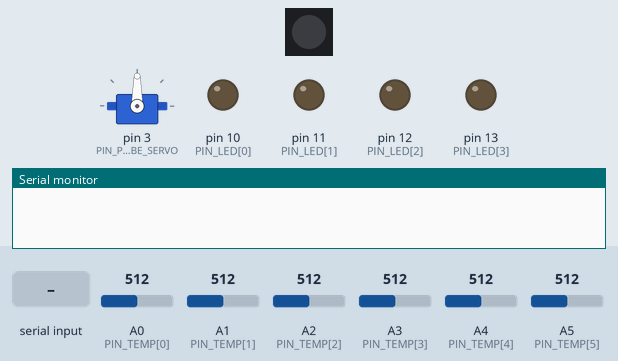
This sketch was run on a simulated Arduino Nano, built with avr-gcc and run on an emulated ATmega328P. Shown: 1 RGB LEDs in strip order, left to right, servo, output pins drawn as LEDs (lit = HIGH), the last lines printed to the serial monitor. Inputs (shaded band) come from the test bench; at power-on: A0 (PIN_TEMP[0]) = 512, A1 (PIN_TEMP[1]) = 512, A2 (PIN_TEMP[2]) = 512, A3 (PIN_TEMP[3]) = 512, A4 (PIN_TEMP[4]) = 512, A5 (PIN_TEMP[5]) = 512. Dim RGB values are drawn brighter than linear.

Above: at 1.2 s.
1.3 s: "D\n" received over Serial
At 1.37 s:
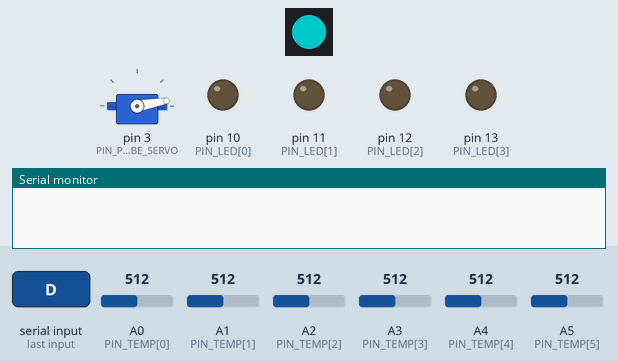
3.0 s: "T\n" received over Serial
At 3.07 s:
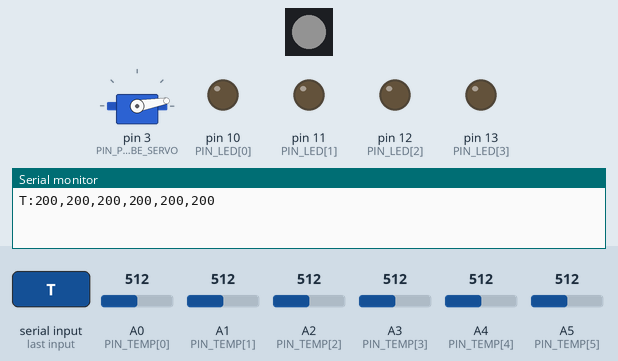
4.6 s: "F:\n" received over Serial
At 4.67 s:
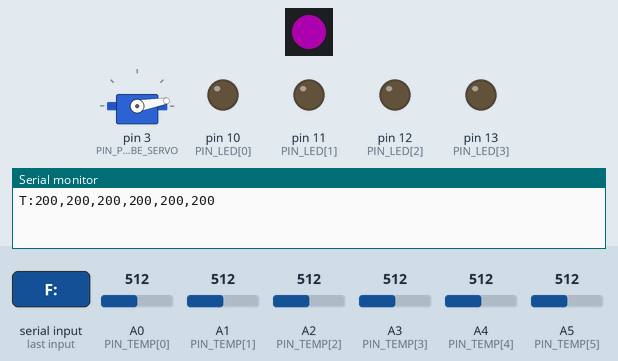
6.4 s: "X\n" received over Serial
At 6.62 s:
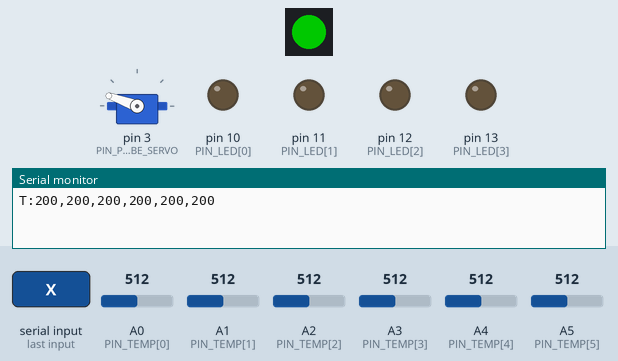
8.2 s: "R\n" received over Serial
At 8.27 s:
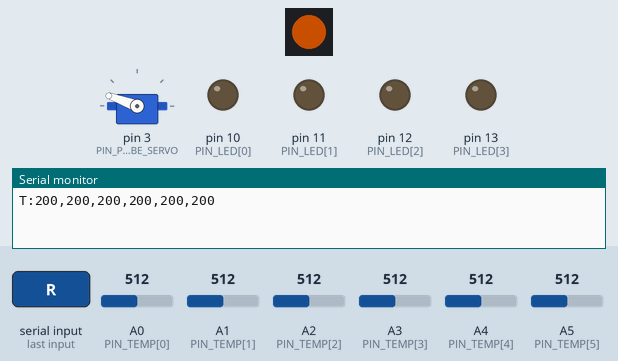
9.8 s: "F:90\n" received over Serial
At 11.1 s:
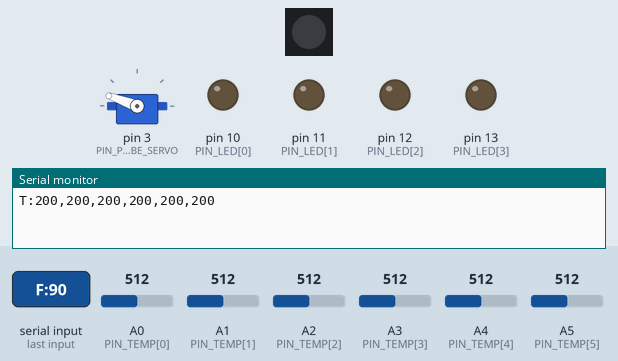
Timing chart, 0 to 12.4 s (numbered marks = the images above; inputs shaded):
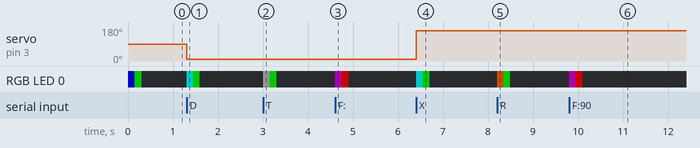

The sketch:

PrintHead_Nano.ino
```cpp
/* ============================================================
 * Printhead MCU - UART Slave (Arduino Nano)
 * - Controls 4 UV LEDs (Microsecond precision)
 * - Controls CR Touch (D3 Servo, D7 Signal)
 * - Background polls 6 TMP36 Temp Sensors
 * - NeoPixel Status Indicator on D8 (Message Queue)
 * ============================================================ */

#include <Arduino.h>
#include <Servo.h>
#include <Adafruit_NeoPixel.h>

// --- Hardware Pins (Mapped to Custom PCB) ---
const int PIN_LED[4]      = {10, 11, 12, 13};
const int PIN_TEMP[6]     = {A0, A1, A2, A3, A4, A5};
const int PIN_PROBE_SIG   = 7;  // LIMIT_SURFACE
const int PIN_PROBE_SERVO = 3;  // Hardware PWM for CR Touch
const int PIN_NEOPIXEL    = 8;  // NEO_IN

// --- CR Touch ---
Servo crTouch;

// --- NeoPixel Setup ---
Adafruit_NeoPixel pixels(1, PIN_NEOPIXEL, NEO_GRB + NEO_KHZ800);

// Color Definitions
#define C_BOOT  pixels.Color(0, 0, 255)     // Blue
#define C_FIRE  pixels.Color(128, 0, 128)   // Purple
#define C_PROBE pixels.Color(0, 255, 255)   // Cyan
#define C_INFO  pixels.Color(50, 50, 50)    // Dimmer white
#define C_RESET pixels.Color(255, 100, 0)   // Orange
#define C_SUCC  pixels.Color(0, 255, 0)     // Green
#define C_ERR   pixels.Color(255, 0, 0)     // Red
#define C_OFF   pixels.Color(0, 0, 0)       // Off

// NeoPixel Queue (Circular Buffer)
#define NEO_QUEUE_SIZE 10
uint32_t queueC1[NEO_QUEUE_SIZE];
uint32_t queueC2[NEO_QUEUE_SIZE];
uint8_t qHead = 0;
uint8_t qTail = 0;

// NeoPixel State Machine
uint8_t neoState = 0; // 0=Idle, 1=Color1, 2=Color2, 3=Gap
uint32_t activeC1 = C_OFF;
uint32_t activeC2 = C_OFF;
unsigned long neoTimer = 0;
const int FLASH_MS = 150; // Milliseconds per flash
const int GAP_MS   = 100; // Dark time between messages

// --- UV LED State Variables ---
unsigned long startAt[4] = {0, 0, 0, 0};
uint32_t durationUS[4] = {0, 0, 0, 0};
bool ledActive[4] = {false, false, false, false};

// --- Thermal & Serial State Variables ---
byte currentTemps[6] = {0, 0, 0, 0, 0, 0};
unsigned long lastTempRead = 0;
String inBuffer = "";

// ============================================================
// --- Helper Functions ---
// ============================================================

void triggerNeo(uint32_t color1, uint32_t color2) {
  uint8_t nextHead = (qHead + 1) % NEO_QUEUE_SIZE;
  if (nextHead != qTail) {
    queueC1[qHead] = color1;
    queueC2[qHead] = color2;
    qHead = nextHead;
  }
}

void handleNeoPixel() {
  unsigned long now = millis();

  if (neoState == 0) {
    if (qHead != qTail) {
      activeC1 = queueC1[qTail];
      activeC2 = queueC2[qTail];
      qTail = (qTail + 1) % NEO_QUEUE_SIZE;
      pixels.setPixelColor(0, activeC1);
      pixels.show();
      neoState = 1;
      neoTimer = now;
    }
  }
  else if (neoState == 1 && now - neoTimer >= FLASH_MS) {
    pixels.setPixelColor(0, activeC2);
    pixels.show();
    neoState = 2;
    neoTimer = now;
  }
  else if (neoState == 2 && now - neoTimer >= FLASH_MS) {
    pixels.setPixelColor(0, C_OFF);
    pixels.show();
    neoState = 3;
    neoTimer = now;
  }
  else if (neoState == 3 && now - neoTimer >= GAP_MS) {
    neoState = 0;
  }
}

void processCommand(String cmd) {
  cmd.trim();

  if (cmd == "S") {
    uint8_t activeMask = 0;
    for (int i = 0; i < 4; i++) {
      if (ledActive[i]) bitSet(activeMask, i);
    }
    Serial.print("S:");
    Serial.print(activeMask);
    Serial.print("\n");
    triggerNeo(C_INFO, C_SUCC);
  }
  else if (cmd == "P") {
    bool triggered = (digitalRead(PIN_PROBE_SIG) == LOW);
    Serial.print(triggered ? "P:1\n" : "P:0\n");
    triggerNeo(C_PROBE, C_SUCC);
  }
  else if (cmd == "D") {
    crTouch.write(10);
    triggerNeo(C_PROBE, C_SUCC);
  }
  else if (cmd == "U") {
    crTouch.write(90);
    triggerNeo(C_PROBE, C_SUCC);
  }
  else if (cmd == "X") {
    crTouch.write(160);
    triggerNeo(C_PROBE, C_SUCC);
  }
  else if (cmd == "T") {
    Serial.print("T:");
    for(int i = 0; i < 6; i++) {
      Serial.print(currentTemps[i]);
      if(i < 5) Serial.print(",");
    }
    Serial.print("\n");
    triggerNeo(C_INFO, C_SUCC);
  }
  else if (cmd == "R") {
    for (int i = 0; i < 4; i++) {
      ledActive[i] = false;
      digitalWrite(PIN_LED[i], LOW);
    }
    triggerNeo(C_RESET, C_SUCC);
  }
  else if (cmd.startsWith("F:")) {
    int maskIdx = cmd.indexOf(':') + 1;
    int comma1 = cmd.indexOf(',', maskIdx);
    int comma2 = cmd.indexOf(',', comma1 + 1);
    int comma3 = cmd.indexOf(',', comma2 + 1);
    int comma4 = cmd.indexOf(',', comma3 + 1);

    if (comma4 > 0) {
      byte mask = cmd.substring(maskIdx, comma1).toInt();
      uint32_t dur[4];
      dur[0] = strtoul(cmd.substring(comma1 + 1, comma2).c_str(), NULL, 10);
      dur[1] = strtoul(cmd.substring(comma2 + 1, comma3).c_str(), NULL, 10);
      dur[2] = strtoul(cmd.substring(comma3 + 1, comma4).c_str(), NULL, 10);
      dur[3] = strtoul(cmd.substring(comma4 + 1).c_str(), NULL, 10);

      unsigned long now = micros();
      for (int i = 0; i < 4; i++) {
        if (bitRead(mask, i) == 1 && dur[i] > 0) {
          durationUS[i] = dur[i];
          startAt[i] = now;
          ledActive[i] = true;
        }
      }
      triggerNeo(C_FIRE, C_SUCC);
    } else {
      triggerNeo(C_FIRE, C_ERR);
    }
  } else {
    triggerNeo(C_ERR, C_ERR);
  }
}

// ============================================================
// --- Main Setup & Loop ---
// ============================================================

void setup() {
  Serial.begin(115200);

  pixels.begin();
  pixels.setBrightness(100);
  pixels.show();

  for (int i = 0; i < 4; i++) {
    pinMode(PIN_LED[i], OUTPUT);
    digitalWrite(PIN_LED[i], LOW);
  }

  pinMode(PIN_PROBE_SIG, INPUT_PULLUP);
  crTouch.attach(PIN_PROBE_SERVO);
  crTouch.write(90); // Stow on boot

  inBuffer.reserve(64);
  triggerNeo(C_BOOT, C_SUCC);
}

void loop() {
  // 1. Process Incoming UART Commands
  while (Serial.available()) {
    char c = Serial.read();
    if (c == '\n') {
      processCommand(inBuffer);
      inBuffer = "";
    } else {
      inBuffer += c;
    }
  }

  // 2. Refresh time after parsing to prevent underflow
  unsigned long now = micros();

  // 3. Handle UV LED Microsecond Firing
  for (int i = 0; i < 4; i++) {
    if (ledActive[i]) {
      if (now - startAt[i] >= durationUS[i]) {
        digitalWrite(PIN_LED[i], LOW);
        ledActive[i] = false;
      } else {
        digitalWrite(PIN_LED[i], HIGH);
      }
    }
  }

  // 4. Background Temp Reading (100ms interval)
  if (millis() - lastTempRead > 100) {
    for (int i = 0; i < 6; i++) {
      int rawADC = analogRead(PIN_TEMP[i]);
      float voltage = rawADC * (5.0 / 1023.0);
      float tempC = (voltage - 0.5) * 100.0;
      currentTemps[i] = max(0, min(255, (int)tempC));
    }
    lastTempRead = millis();
  }

  // 5. Update NeoPixel State Machine
  handleNeoPixel();
}
```

Measured:
- after the input at 1.3 s, servo on pin 3 (PIN_PROBE_SERVO): 90° → 10° at once; RGB LED 0: off → RGB(0, 100, 100) at once, → RGB(0, 100, 0) 0.15 s later, → off 0.15 s later
- after the input at 3.0 s, RGB LED 0: off → RGB(19, 19, 19) at once, → RGB(0, 100, 0) 0.15 s later, → off 0.15 s later
- after the input at 4.6 s, RGB LED 0: off → RGB(50, 0, 50) at once, → RGB(100, 0, 0) 0.15 s later, → off 0.15 s later
- after the input at 6.4 s, servo on pin 3 (PIN_PROBE_SERVO): 10° → 160° at once; RGB LED 0: off → RGB(0, 100, 100) at once, → RGB(0, 100, 0) 0.15 s later, → off 0.15 s later
- after the input at 8.2 s, RGB LED 0: off → RGB(100, 39, 0) at once, → RGB(0, 100, 0) 0.15 s later, → off 0.15 s later
- after the input at 9.8 s, RGB LED 0: off → RGB(50, 0, 50) at once, → RGB(100, 0, 0) 0.15 s later, → off 0.15 s later
